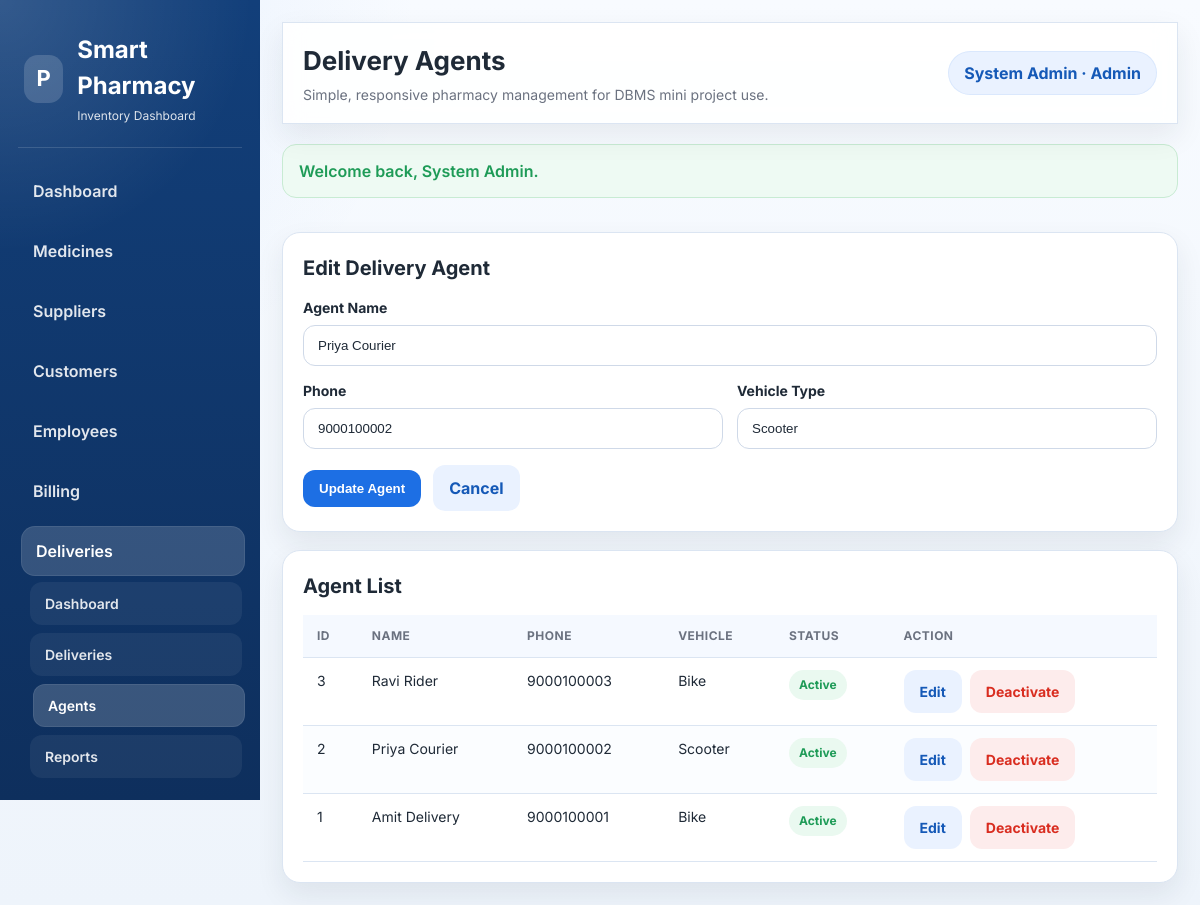
Page /delivery_agents.php?edit=2 (signed in) on the committed database.
### tables this page shows
CREATE TABLE IF NOT EXISTS delivery_agents (
    delivery_agent_id INT AUTO_INCREMENT PRIMARY KEY,
    agent_name VARCHAR(100) NOT NULL,
    phone VARCHAR(20) NOT NULL,
    vehicle_type VARCHAR(50) NOT NULL DEFAULT 'Bike',
    is_active TINYINT(1) NOT NULL DEFAULT 1,
    created_at TIMESTAMP NOT NULL DEFAULT CURRENT_TIMESTAMP
);

### delivery_agents.php (the view, shortened to what this page needs)
<?php
require_once 'includes/functions.php';
$editId = (int) ($_GET['edit'] ?? 0);
$agent = [
    'agent_name' => '',
    'phone' => '',
    'vehicle_type' => 'Bike',
    'is_active' => 1,
];
if ($editId > 0) {
    $stmt = $conn->prepare('SELECT * FROM delivery_agents WHERE delivery_agent_id = ?');
    if ($stmt) {
        $stmt->bind_param('i', $editId);
        $stmt->execute();
        $result = $stmt->get_result();
        $agent = $result ? $result->fetch_assoc() ?: $agent : $agent;
    }
}
$agents = $conn->query('SELECT * FROM delivery_agents ORDER BY delivery_agent_id DESC');
include 'includes/header.php';
?>
<div class="panel-grid">
    <div class="form-card">
        <h3 class="section-title"><?php echo $editId > 0 ? 'Edit Delivery Agent' : 'Add Delivery Agent'; ?></h3>
        <form method="post" class="needs-validation">
            <div class="form-grid">
                <div class="form-group full">
                    <label for="agent_name">Agent Name</label>
                    <input type="text" id="agent_name" name="agent_name" required value="<?php echo h($agent['agent_name']); ?>">
                </div>
                <div class="form-group">
                    <label for="phone">Phone</label>
                    <input type="text" id="phone" name="phone" required value="<?php echo h($agent['phone']); ?>">
                </div>
                <div class="form-group">
                    <label for="vehicle_type">Vehicle Type</label>
                    <input type="text" id="vehicle_type" name="vehicle_type" value="<?php echo h($agent['vehicle_type']); ?>">
                </div>
            </div>
            <div class="form-actions" style="margin-top: 16px;">
                <button type="submit" class="btn btn-primary"><?php echo $editId > 0 ? 'Update Agent' : 'Save Agent'; ?></button>
                <?php if ($editId > 0): ?>
                    <a class="btn btn-secondary" href="delivery_agents.php">Cancel</a>
                <?php endif; ?>
            </div>
        </form>
    </div>
    <div class="table-card">
        <h3 class="section-title">Agent List</h3>
        <div class="table-wrap">
            <table>
                <thead>
                    <tr>
                        <th>ID</th>
                        <th>Name</th>
                        <th>Phone</th>
                        <th>Vehicle</th>
                        <th>Status</th>
                        <th>Action</th>
                    </tr>
                </thead>
                <tbody>
                    <?php if ($agents && $agents->num_rows > 0): ?>
                        <?php while ($row = $agents->fetch_assoc()): ?>
                            <tr>
                                <td><?php echo (int) $row['delivery_agent_id']; ?></td>
                                <td><?php echo h($row['agent_name']); ?></td>
                                <td><?php echo h($row['phone']); ?></td>
                                <td><?php echo h($row['vehicle_type']); ?></td>
                                <td>
                                    <?php if ((int) $row['is_active'] === 1): ?>
                                        <span class="badge badge-success">Active</span>
                                    <?php else: ?>
                                        <span class="badge badge-light">Inactive</span>
                                    <?php endif; ?>
                                </td>
                                <td>
                                    <div class="table-actions">
                                        <a class="btn btn-secondary" href="delivery_agents.php?edit=<?php echo (int) $row['delivery_agent_id']; ?>">Edit</a>
                                        <a class="btn btn-danger" href="delivery_agents.php?delete=<?php echo (int) $row['delivery_agent_id']; ?>" onclick="return confirm('Deactivate this agent?');">Deactivate</a>
                                    </div>
                                </td>
                            </tr>
                        <?php endwhile; ?>
                    <?php else: ?>
                        <tr><td colspan="6">No delivery agents found.</td></tr>
                    <?php endif; ?>
                </tbody>
            </table>
        </div>
    </div>
</div>
<?php include 'includes/footer.php'; ?>

### assets/css/style.css (style rules this page uses)
:root { --primary: #1d6fe4; --primary-dark: #1559b7; --primary-soft: #eaf2ff; --primary-ink: #10345f; --bg: #f4f7fb; --surface: #ffffff; --surface-alt: #f8fbff; --surface-glass: rgba(255, 255, 255, 0.82); --border: #dbe5f2; --text: #1f2a37; --muted: #6b7280; --success: #1e9b57; --danger: #d92d20; --warning: #d97706; --shadow: 0 12px 28px rgba(31, 42, 55, 0.08); --shadow-lg: 0 24px 50px rgba(31, 42, 55, 0.12); --radius-sm: 12px; --radius: 18px; --radius-lg: 24px; --space-1: 4px; --space-2: 8px; --space-3: 12px; --space-4: 16px; --space-5: 20px; --space-6: 24px; }
* { box-sizing: border-box; }
html, body { margin: 0; min-height: 100%; }
body { font-family: "Inter", "Poppins", "Segoe UI", Tahoma, Geneva, Verdana, sans-serif; background: radial-gradient(circle at top left, rgba(29, 111, 228, 0.08), transparent 28%), linear-gradient(180deg, #f8fbff 0%, #eef4fb 100%); color: var(--text); line-height: 1.5; }
a { color: inherit; text-decoration: none; }
.card, .table-card, .form-card, .auth-card, .stats-card, .report-card { background: var(--surface); border: 1px solid var(--border); border-radius: var(--radius); box-shadow: var(--shadow); }
.card, .form-card, .table-card, .report-card { padding: 20px; }
.section-title { margin: 0 0 14px; font-size: 20px; }
.panel-grid { display: grid; grid-template-columns: 1.4fr 1fr; gap: 18px; }
.table-wrap { overflow-x: auto; }
table { width: 100%; border-collapse: collapse; }
.table-wrap > table, .table-card table, .invoice-table, .billing-history-table { min-width: 720px; }
th, td { text-align: left; padding: 12px 14px; border-bottom: 1px solid var(--border); font-size: 14px; vertical-align: top; }
th { color: var(--muted); font-weight: 700; text-transform: uppercase; font-size: 12px; letter-spacing: 0.04em; background: var(--surface-alt); }
.form-grid { display: grid; grid-template-columns: repeat(2, minmax(0, 1fr)); gap: 14px; }
.form-group { display: grid; gap: 7px; }
.form-group.full { grid-column: 1 / -1; }
label { font-weight: 700; font-size: 14px; }
input, select, textarea { width: 100%; padding: 12px 14px; border-radius: 12px; border: 1px solid #cfd9e8; background: #fff; color: var(--text); outline: none; transition: 0.2s ease; }
.btn-row, .page-toolbar, .form-actions { display: flex; flex-wrap: wrap; gap: 12px; align-items: center; }
.btn { display: inline-flex; align-items: center; justify-content: center; gap: 8px; border: 0; border-radius: 12px; padding: 11px 16px; font-weight: 700; cursor: pointer; transition: 0.2s ease; }
.btn-primary { background: var(--primary); color: #fff; }
.btn-secondary { background: var(--primary-soft); color: var(--primary-dark); }
.btn-danger { background: #fdecec; color: var(--danger); }
.badge { display: inline-flex; align-items: center; padding: 6px 10px; border-radius: 999px; font-size: 12px; font-weight: 700; }
.badge-success { background: #eaf9f0; color: var(--success); }
.content-section, .panel-grid, .content-grid { display: grid; gap: 18px; }
.table-card thead th { position: sticky; top: 0; z-index: 1; background: #f5f9ff; }
.table-card tbody tr:nth-child(even) { background: #fbfdff; }
.table-actions { display: flex; gap: 8px; flex-wrap: wrap; }
@media (max-width: 1200px) { .panel-grid { grid-template-columns: 1fr; } }

### rows in the picture
delivery_agents: agent_name "Priya Courier", phone "9000100002", vehicle_type "Scooter", delivery_agent_id "2", is_active "Active"
delivery_agents: delivery_agent_id "3", agent_name "Ravi Rider", phone "9000100003", vehicle_type "Bike", is_active "Active"
delivery_agents: delivery_agent_id "1", agent_name "Amit Delivery", phone "9000100001", vehicle_type "Bike", is_active "Active"

### other values in the picture
$pageTitle "Delivery Agents"
currentUserName() "System Admin"
currentUserLabel() "Admin"
$flash['message'] "Welcome back, System Admin."
